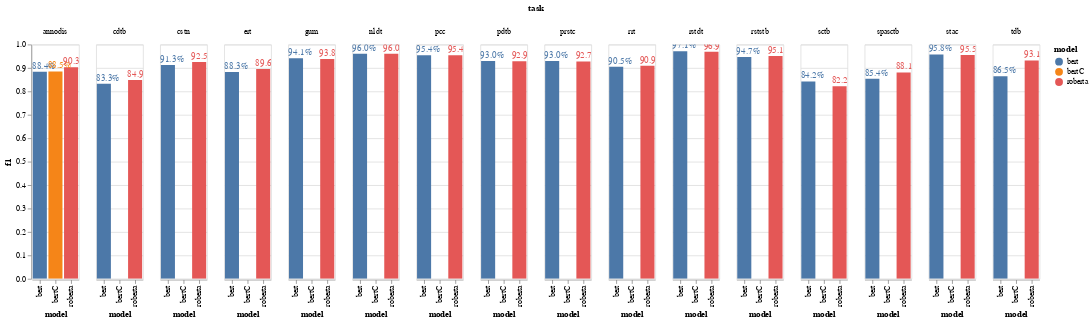

Notebook code cell kept with this figure:
### Code cell
# to compare multiple models across multiple datasets + CI
# TODO: better if averaged on multiple runs
# inspired from: https://altair-viz.github.io/gallery/grouped_bar_chart_with_error_bars.html
scores = alt.Chart().mark_bar().encode(
    x="model",
    y="f1",
    color="model"
)

error_bars = alt.Chart().mark_errorbar(extent='ci').encode(
    x='model',
    y='f1'
)
f1_labels = scores.mark_text(
    align="left",
    dy= -7, dx=-10
).encode(text=alt.Text("f1:Q",format=".1%"))


alt.layer(scores, error_bars, f1_labels,data=val_scores).facet(
    column='task:N'
).interactive()

### Figure 1 — Vega-Lite specification as saved in the notebook (floating-point values rounded to 4 significant figures)
{"config": {"view": {"continuousWidth": 400, "continuousHeight": 300}}, "data": {"name": "data-1c8c9d8e264772c6c4d5a5c57b02eb51"}, "facet": {"column": {"field": "task", "type": "nominal"}}, "spec": {"layer": [{"mark": "bar", "encoding": {"color": {"field": "model", "type": "nominal"}, "x": {"field": "model", "type": "nominal"}, "y": {"field": "f1", "type": "quantitative"}}, "selection": {"selector001": {"type": "interval", "bind": "scales", "encodings": ["x", "y"]}}}, {"mark": {"type": "errorbar", "extent": "ci"}, "encoding": {"x": {"field": "model", "type": "nominal"}, "y": {"field": "f1", "type": "quantitative"}}}, {"mark": {"type": "text", "align": "left", "dx": -10, "dy": -7}, "encoding": {"color": {"field": "model", "type": "nominal"}, "text": {"field": "f1", "format": ".1%", "type": "quantitative"}, "x": {"field": "model", "type": "nominal"}, "y": {"field": "f1", "type": "quantitative"}}}]}, "$schema": "https://vega.github.io/schema/vega-lite/v4.17.0.json", "datasets": {"data-1c8c9d8e264772c6c4d5a5c57b02eb51": [{"task": "sctb", "precision": 0.7881, "recall": 0.9029, "f1": 0.8416, "setup": "single", "model": "bert"}, {"task": "sctb", "precision": 0.8617, "recall": 0.7864, "f1": 0.8223, "setup": "single", "model": "roberta"}, {"task": "stac", "precision": 0.9668, "recall": 0.9486, "f1": 0.9576, "setup": "single", "model": "bert"}, {"task": "stac", "precision": 0.9785, "recall": 0.9332, "f1": 0.9553, "setup": "single", "model": "roberta"}, {"task": "annodis", "precision": 0.8763, "recall": 0.8921, "f1": 0.8841, "setup": "single", "model": "bert"}, {"task": "annodis", "precision": 0.8711, "recall": 0.8993, "f1": 0.885, "setup": "single", "model": "bertC"}, {"task": "annodis", "precision": 0.9167, "recall": 0.8903, "f1": 0.9033, "setup": "single", "model": "roberta"}, {"task": "rstdt", "precision": 0.9614, "recall": 0.9803, "f1": 0.9708, "setup": "single", "model": "bert"}, {"task": "rstdt", "precision": 0.9627, "recall": 0.9748, "f1": 0.9687, "setup": "single", "model": "roberta"}, {"task": "nldt", "precision": 0.9675, "recall": 0.9534, "f1": 0.9604, "setup": "single", "model": "bert"}, {"task": "nldt", "precision": 0.9675, "recall": 0.9534, "f1": 0.9604, "setup": "single", "model": "roberta"}, {"task": "tdb", "precision": 0.817, "recall": 0.9191, "f1": 0.8651, "setup": "single", "model": "bert"}, {"task": "tdb", "precision": 0.9281, "recall": 0.9348, "f1": 0.9314, "setup": "single", "model": "roberta"}, {"task": "pdtb", "precision": 0.9431, "recall": 0.917, "f1": 0.9298, "setup": "single", "model": "bert"}, {"task": "pdtb", "precision": 0.9336, "recall": 0.9239, "f1": 0.9287, "setup": "single", "model": "roberta"}, {"task": "pcc", "precision": 0.9699, "recall": 0.9382, "f1": 0.9538, "setup": "single", "model": "bert"}, {"task": "pcc", "precision": 0.963, "recall": 0.9455, "f1": 0.9541, "setup": "single", "model": "roberta"}, {"task": "cstn", "precision": 0.9061, "recall": 0.919, "f1": 0.9125, "setup": "single", "model": "bert"}, {"task": "cstn", "precision": 0.907, "recall": 0.9444, "f1": 0.9253, "setup": "single", "model": "roberta"}, {"task": "rststb", "precision": 0.941, "recall": 0.9523, "f1": 0.9466, "setup": "single", "model": "bert"}, {"task": "rststb", "precision": 0.9543, "recall": 0.9475, "f1": 0.9509, "setup": "single", "model": "roberta"}, {"task": "prstc", "precision": 0.9413, "recall": 0.9184, "f1": 0.9297, "setup": "single", "model": "bert"}, {"task": "prstc", "precision": 0.9256, "recall": 0.9288, "f1": 0.9272, "setup": "single", "model": "roberta"}, {"task": "spasctb", "precision": 0.8544, "recall": 0.8544, "f1": 0.8544, "setup": "single", "model": "bert"}, {"task": "spasctb", "precision": 0.8348, "recall": 0.932, "f1": 0.8807, "setup": "single", "model": "roberta"}, {"task": "cdtb", "precision": 0.8339, "recall": 0.8312, "f1": 0.8325, "setup": "single", "model": "bert"}, {"task": "cdtb", "precision": 0.8972, "recall": 0.8057, "f1": 0.849, "setup": "single", "model": "roberta"}, {"task": "rrt", "precision": 0.8994, "recall": 0.91, "f1": 0.9047, "setup": "single", "model": "bert"}, {"task": "rrt", "precision": 0.9349, "recall": 0.8845, "f1": 0.909, "setup": "single", "model": "roberta"}, {"task": "ert", "precision": 0.8989, "recall": 0.8671, "f1": 0.8827, "setup": "single", "model": "bert"}, {"task": "ert", "precision": 0.9013, "recall": 0.8907, "f1": 0.896, "setup": "single", "model": "roberta"}, {"task": "gum", "precision": 0.9577, "recall": 0.925, "f1": 0.9411, "setup": "single", "model": "bert"}, {"task": "gum", "precision": 0.9424, "recall": 0.9344, "f1": 0.9384, "setup": "single", "model": "roberta"}]}}
